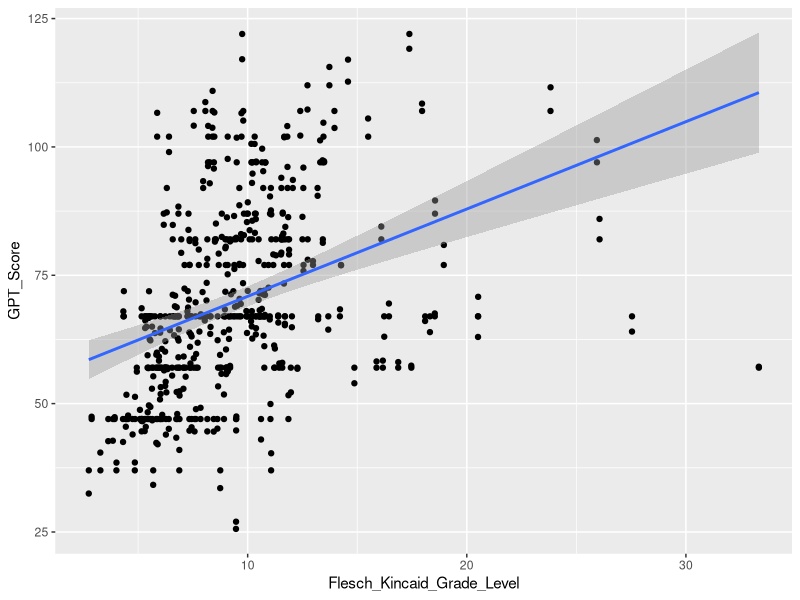
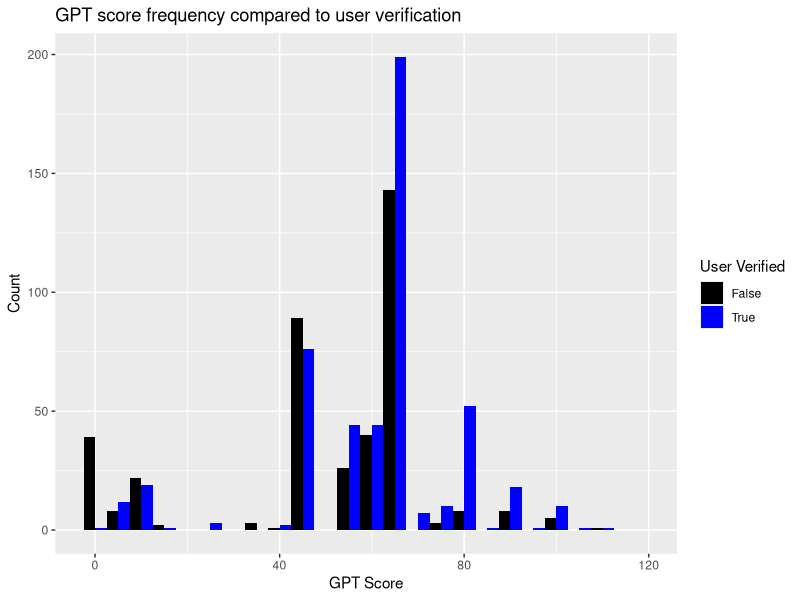

Here is the R script that generated these plots, in order:
## ---- chunk 1
library(ggplot2)
library(dplyr)
library(readr)
library(tidyverse)
## ---- chunk 2
benchmark <- read.csv("Benchmark.csv", header = TRUE)
tweets <- read.csv("BitcoinGPT.csv", header = TRUE)
## ---- chunk 3
ggplot(data = benchmark,
       mapping = aes(
         x = Flesch_Kincaid_Grade_Level,
         y = GPT_Score)) +
  geom_point()+
  geom_jitter(height=5)+
  geom_smooth(method = lm, formula = y ~ x, se = TRUE)
## ---- chunk 4
correlation <- cor(benchmark$Flesch_Kincaid_Grade_Level, benchmark$GPT_Score)
print(correlation)
## ---- chunk 5
df <- data.frame(tweets$user_verified, tweets$GPT_Score)
## ---- chunk 6
ggplot(df, aes(fill = tweets.user_verified, x = tweets.GPT_Score)) +
  geom_histogram(binwidth = 5, position = "dodge") +
  labs(title = "GPT score frequency compared to user verification", x = "GPT Score", y = "Count") +
  scale_fill_manual(name = "User Verified", values = c("black", "blue")) +
  coord_cartesian(ylim = c(NA, 350))+
  coord_cartesian(xlim = c(NA, 120))
## ---- chunk 7
#Average scores
average_scores <- aggregate(tweets.GPT_Score ~ tweets.user_verified, data = df, FUN = mean)
print(average_scores)

#Median scores
median_scores <- aggregate(tweets.GPT_Score ~ tweets.user_verified, data = df, FUN = median)
print(median_scores)
